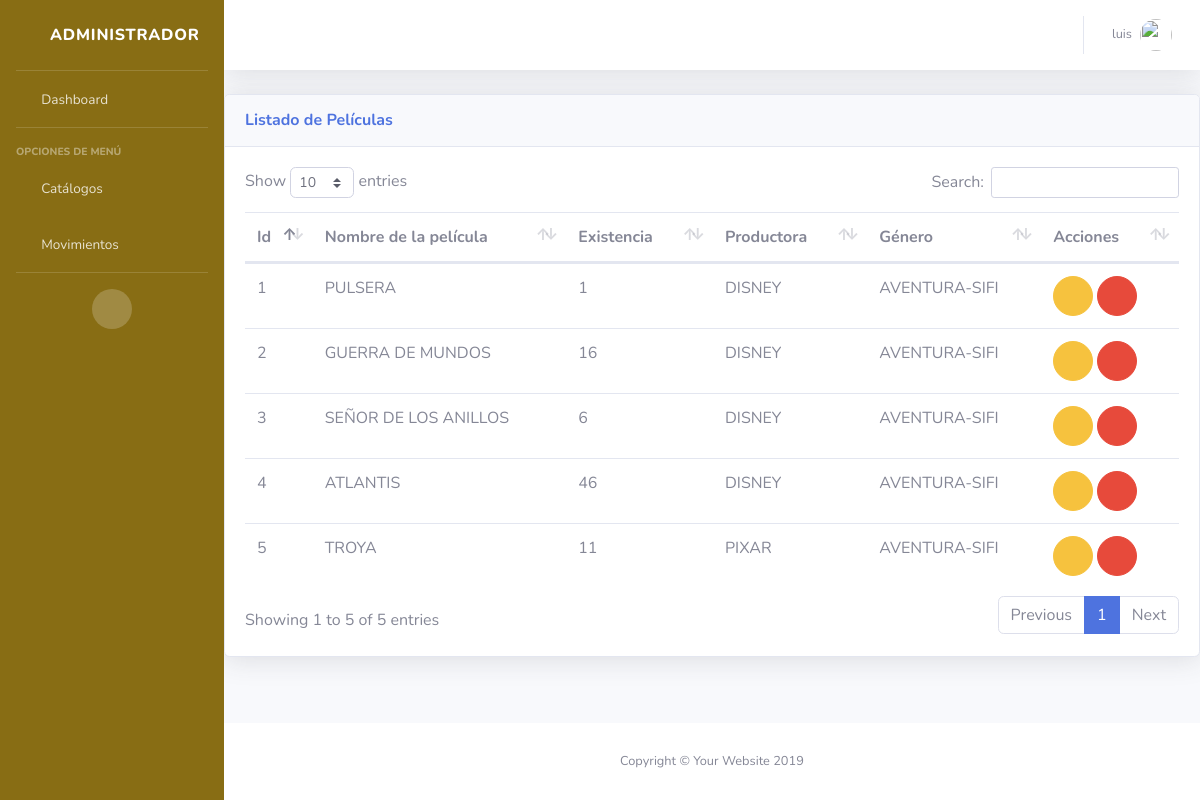
The page /inv/peliculas/ (signed in) on the database as committed earlier.
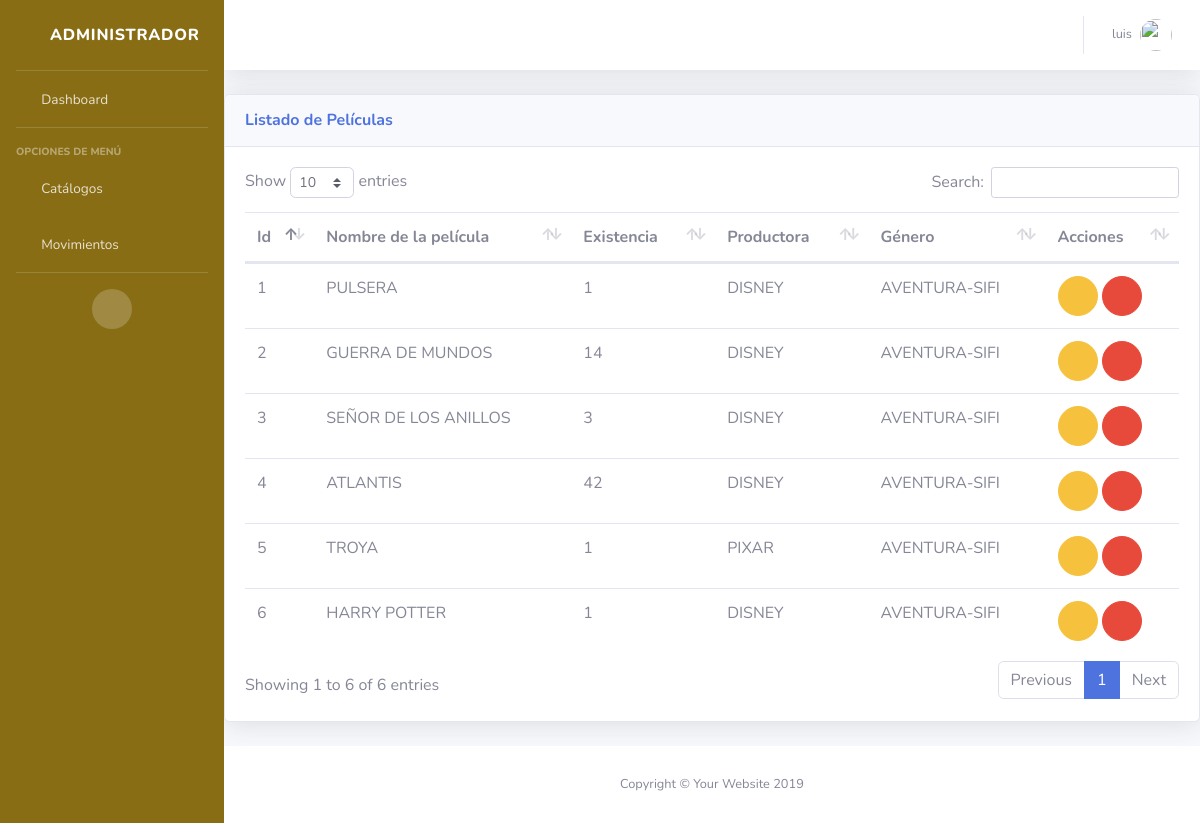
The same page on the database as committed later.
### inv/models.py (models this page shows, shortened)
class Pelicula(ClaseModelo):
    codigo = models.CharField('Código de pelicula', max_length=50, unique=True)
    nombre = models.CharField('Nombre de la película', max_length=80)
    description = models.CharField('descripción', max_length=500)
    precio = models.FloatField(default=0)
    existencia = models.PositiveIntegerField(default=1)
    last_buy = models.DateField('Última compra', null=True, blank=True)
    productora = models.ForeignKey(Productora, on_delete=models.CASCADE)
    subcategoria = models.ForeignKey(SubCategoria, on_delete=models.CASCADE)
    class Meta:
        verbose_name_plural = 'Películas'
        unique_together = ('codigo', )

class Productora(ClaseModelo):
    nombre = models.CharField('Empresa productora', max_length=100, unique=True)
    def __str__(self):
        return '{}'.format(self.nombre)
    class Meta:
        verbose_name_plural = 'Productoras'

class SubCategoria(ClaseModelo):
    categoria = models.ForeignKey(Categoria, on_delete=models.CASCADE)
    descripcion = models.CharField('Descripción de la categoría', max_length=100)
    def __str__(self):
        return '{}-{}'.format(self.categoria.descripcion, self.descripcion)
    class Meta:
        verbose_name_plural = 'Sub Categorias'
        unique_together = ('categoria', 'descripcion')

class Categoria(ClaseModelo):
    descripcion = models.CharField('Descripción de la categoría', max_length=100, unique=True)
    class Meta:
        verbose_name_plural = 'Categorias'

### inv/views.py (the view)
# urls.py: path('peliculas/', views.PeliculaView.as_view(), name='pelicula_list'),
class PeliculaView(Simp, generic.ListView):
    model = Pelicula
    template_name = 'inv/pelicula_list.html'
    context_object_name = 'obj'
    permission_required = 'inv.view_pelicula'

### templates/inv/pelicula_list.html (shortened to what this page needs)
{% extends 'base/base.html' %}
{% block content %}
<div class="card shadow mb-4">
    <div class="card-header py-3 d-flex flex-row align-items-center justify-content-between">
      <h6 class="m-0 font-weight-bold text-primary">Listado de Películas</h6>
      <div class="dropdown no-arrow">
        <a class="dropdown-toggle" href="#" role="button" id="dropdownMenuLink" data-toggle="dropdown" aria-haspopup="true" aria-expanded="false">
          <i class="fas fa-ellipsis-v fa-sm fa-fw text-gray-400"></i>
        </a>
      </div>
    </div>
    <div class="card-body">
     {% if not obj %}
         <div class="alert alert-info">No hay películas que mostrar</div>
     {% else %}
     <table class="table table-striper table-hover">
         <thead>
             <th>Id</th>
             <th>Nombre de la película</th>
             <th>Existencia</th>
             <th>Productora</th>
             <th>Género</th>
             <th class="all">Acciones</th>
         </thead>
         <tbody>
             {% for item in obj %}
                 <tr>
                     <td>{{ item.id }}</td>
                     <td>{{ item.nombre }}</td>
                     <td>{{ item.existencia }}</td>
                     <td>{{ item.productora }}</td>
                     <td>{{ item.subcategoria }}</td>
                     <td>
                         <a href="#" onclick="return abrir_modal('{% url 'inv:pelicula_edit' item.id %}')" class="btn btn-warning btn-circle" role="button"><i class="far fa-edit"></i></a>
                         <a href="{% url 'inv:pelicula_inactivar' item.id %}" class="btn btn-danger btn-circle" role="button"><i class="far fa-thumbs-down"></i></a>
                     </td>
                 </tr>
             {% endfor %}
         </tbody>
     </table>
     {% endif %}
    </div>
  </div>
{% endblock content %}

Rows that differ between the two databases and show on the page:
changed Pelicula "GUERRA DE MUNDOS": existencia "16" → "14"
changed Pelicula "SEÑOR DE LOS ANILLOS": existencia "6" → "3"
changed Pelicula "ATLANTIS": existencia "46" → "42"
changed Pelicula "TROYA": existencia "11" → "1"
added Pelicula: id "6", nombre "HARRY POTTER", existencia "1", productora "DISNEY", subcategoria "AVENTURA-SIFI"
Other text that changed with them:
text written by a page script: "Show entries Search: Showing 1 to 5 of 5 entries Previous 1 Next" → "Show entries Search: Showing 1 to 6 of 6 entries Previous 1 Next"
